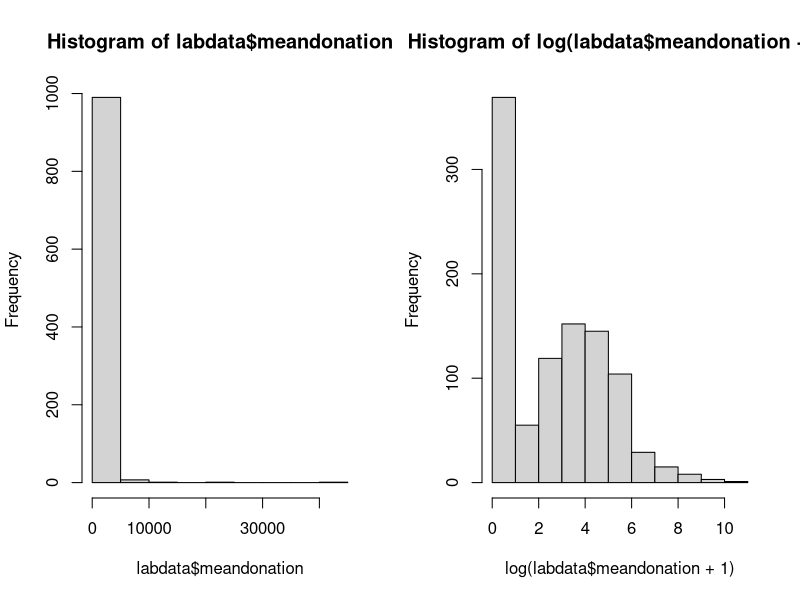

This chart was generated by the following R code: (Note: this script raises an error after producing the figure.)
## ---- chunk 1
#loading packages and data
library(ggplot2)
library(ordinal)
library(nnet)
library(caret)
library(GGally)
labdata <- read.csv('lab2data.csv')
## ---- chunk 2
#split major into STEM and non-STEM
labdata$MajorType <- ifelse(labdata$Major=='Biology'|
                              labdata$Major=='Economics'|
                              labdata$Major=='Psychology'|
                              labdata$Major=='Physics'|
                              labdata$Major=='Chemistry'|
                              labdata$Major=='Mathematics'|
                              labdata$Major=='General Science-Chemistry'|
                              labdata$Major=='Economics-Business'|
                              labdata$Major=='General Science-Chemistry'|
                              labdata$Major=='Sociology-Anthropology'|
                              labdata$Major=='General Science-Psycho'|
                              labdata$Major=='General Science-Math'|
                              labdata$Major=='General Science-Biology'|
                              labdata$Major=='Computer Science'|
                              labdata$Major=='General Science'|
                              labdata$Major=='Mathematics-Physics'|
                              labdata$Major=='Economics-Regional Stds.'|
                              labdata$Major=='Zoology'|
                              labdata$Major=='Engineering'|
                              labdata$Major=='Sociology'|
                              labdata$Major=='Anthropology'|
                              labdata$Major=='General Science-Physics',
                            "STEM", "Non-STEM")

#create variable nextDegreeType to categorize the most common next degrees
labdata$NextDegreeType <- ifelse(labdata$Next.Degree=='JD', 'JD',
                         ifelse(labdata$Next.Degree=='MA', 'MA', 
                         ifelse(labdata$Next.Degree=='PHD', 'PHD',
                        ifelse(labdata$Next.Degree=='NDA', 'NDA',
                               ifelse(labdata$Next.Degree=='MS', 'MS',
                                      ifelse(labdata$Next.Degree=='MD', 'MD',
                                             ifelse(labdata$Next.Degree=='MBA', 'MBA', 
         ifelse(labdata$Next.Degree=='NONE', 'NONE', 'Other'))))))))

#create simpler variable to represent if someone has an advanced degree or not
labdata$NextDegreeBinary <- ifelse(labdata$Next.Degree=='NONE', 0, 1)


#create buckets for all years
labdata$FY16cat <- cut(labdata$FY16Giving, c(0,1,100,250,500,200000), right=F)
labdata$FY15cat <- cut(labdata$FY15Giving, c(0,1,100,250,500,200000), right=F)
labdata$FY14cat <- cut(labdata$FY14Giving, c(0,1,100,250,500,200000), right=F)
labdata$FY13cat <- cut(labdata$FY13Giving, c(0,1,100,250,500,200000), right=F)
labdata$FY12cat <- cut(labdata$FY12Giving, c(0,1,100,250,500,200000), right=F)

#turn class year into years since grad to make interpretaion easier
labdata$YearsSinceGrad <- 2017 - labdata$Class.Year


#loop through data to get each person's mean donation over the past 4 years
#and how many of the past years they've donated
labdata$meandonation <- NA
labdata$nPastYears <- NA
for (i in c(1:1000)){
  labdata[i,]$meandonation<-mean(c(labdata[i,]$FY12Giving, 
                                    labdata[i,]$FY13Giving, 
                                    labdata[i,]$FY14Giving,
                                    labdata[i,]$FY15Giving))
  
  labdata[i,]$nPastYears <- sum(c(labdata[i,]$FY12Giving>0, 
                                  labdata[i,]$FY13Giving>0,
                                  labdata[i,]$FY14Giving>0,
                                  labdata[i,]$FY15Giving>0))
}

#binary variable - have they donated before or not?
labdata$past_binary <- ifelse(labdata$meandonation == 0,0,1)

#did they donate last year?
labdata$donatedLastYear <- ifelse(labdata$FY15Giving==0, 0, 1)

#how many of the past 4 years, consecutively, did they donate?
#note that this will give a 0 for those that donated 2012-2014 but NOT 2015
#since we're asking for consecutive years
labdata$nPastConsecutiveYears <- ifelse(labdata$FY15Giving==0, 0,
                                        ifelse(labdata$FY14Giving==0,1,
                                               ifelse(labdata$FY13Giving==0,2,
                                                      ifelse(labdata$FY12Giving==0,3,4))))

#did they give in 2015 or not?
labdata$gaveLastYear <- ifelse(labdata$FY15Giving==0,0,1)


## ---- chunk 3
labdata$donatedLastYear <- ifelse(labdata$FY15Giving==0, 0, 1)

labdata$nPastConsecutiveYears <- ifelse(labdata$FY15Giving==0, 0,
                                        ifelse(labdata$FY14Giving==0,1,
                                               ifelse(labdata$FY13Giving==0,2,
                                                      ifelse(labdata$FY12Giving==0,3,4))))
labdata$gaveLastYear <- ifelse(labdata$FY15Giving==0,0,1)
## ---- chunk 4
table(labdata$Gender)
## ---- chunk 5
table(labdata$YearsSinceGrad)
## ---- chunk 6
table(labdata$Marital.Status)
## ---- chunk 7
length(unique(labdata$Major))
table(labdata$MajorType)
## ---- chunk 8
table(labdata$Next.Degree)
table(labdata$NextDegreeBinary)
## ---- chunk 9
table(labdata$AttendenceEvent)
## ---- chunk 10
table(labdata$FY12cat)
table(labdata$FY13cat)
table(labdata$FY14cat)
table(labdata$FY15cat)
## ---- chunk 11
table(labdata$FY16cat)
## ---- chunk 12
par(mfrow=c(1,2))
hist(labdata$meandonation)
hist(log(labdata$meandonation+1))
## ---- chunk 13
describe(labdata)
## ---- chunk 14
ggparcoord(labdata, columns = c(2, 3, 4, 7, 9, 10, 11, 15, 17, 22, 23), groupColumn = "FY16cat", scale = "uniminmax", scaleSummary = "center", title = "FY16GivingCat: Parallel Coordinate Plot") + theme(axis.text.x = element_text(angle = 90))
## ---- chunk 15
labdata_counts <- with(labdata,
                       aggregate(MajorType,
                                 list(MajorType=MajorType),
                                 length))
labdata_agg <- with(labdata,
                    aggregate(MajorType, list(MajorType=MajorType,
                                            FY16cat=FY16cat),
                    length))
labdata_agg <- merge(labdata_agg, labdata_counts, by="MajorType")
labdata_agg <- setNames(labdata_agg, c("MajorType", "FY16cat", "Count", "TotalCount"))
labdata_agg$percent <- 100*labdata_agg$Count/labdata_agg$TotalCount
labdata_agg$FY16cat <- factor(labdata_agg$FY16cat,
      levels=c("[500,2e+05)","[250,500)","[100,250)","[1,100)","[0,1)"))

ggp <- ggplot(labdata_agg, aes(x=MajorType,y=percent))

ggp + geom_bar(stat="identity", aes(fill=FY16cat))+
  ylab("% of alumni in each category")+xlab("Years since graduation")+
  scale_fill_discrete(name="Donation Category for 2016")
## ---- chunk 16
labdata_counts <- with(labdata,
                       aggregate(YearsSinceGrad,
                                 list(YearsSinceGrad=YearsSinceGrad),
                                 length))
labdata_agg <- with(labdata,
                    aggregate(YearsSinceGrad, list(YearsSinceGrad=YearsSinceGrad,
                                            FY16cat=FY16cat),
                    length))
labdata_agg <- merge(labdata_agg, labdata_counts, by="YearsSinceGrad")
labdata_agg <- setNames(labdata_agg, c("YearsSinceGrad", "FY16cat", "Count", "TotalCount"))
labdata_agg$percent <- 100*labdata_agg$Count/labdata_agg$TotalCount
labdata_agg$FY16cat <- factor(labdata_agg$FY16cat,
      levels=c("[500,2e+05)","[250,500)","[100,250)","[1,100)","[0,1)"))

ggp <- ggplot(labdata_agg, aes(x=YearsSinceGrad,y=percent))

ggp + geom_bar(stat="identity", aes(fill=FY16cat))+
  ylab("% of alumni in each category")+xlab("Years since graduation")+
  scale_fill_discrete(name="Donation Category for 2016")
## ---- chunk 17
labdata_counts <- with(labdata,
                       aggregate(Gender,
                                 list(Gender=Gender),
                                 length))
labdata_agg <- with(labdata,
                    aggregate(Gender, list(Gender=Gender,
                                            FY16cat=FY16cat),
                    length))
labdata_agg <- merge(labdata_agg, labdata_counts, by="Gender")
labdata_agg <- setNames(labdata_agg, c("Gender", "FY16cat", "Count", "TotalCount"))
labdata_agg$percent <- 100*labdata_agg$Count/labdata_agg$TotalCount
labdata_agg$FY16cat <- factor(labdata_agg$FY16cat,
      levels=c("[500,2e+05)","[250,500)","[100,250)","[1,100)","[0,1)"))

ggp <- ggplot(labdata_agg, aes(x=Gender,y=percent))

ggp + geom_bar(stat="identity", aes(fill=FY16cat))+
  ylab("% of alumni in each category")+xlab("Gender")+
  scale_fill_discrete(name="Donation Category for 2016")
## ---- chunk 18
labdata_counts <- with(labdata,
                       aggregate(AttendenceEvent,
                                 list(AttendenceEvent=AttendenceEvent),
                                 length))
labdata_agg <- with(labdata,
                    aggregate(AttendenceEvent, list(AttendenceEvent=AttendenceEvent,
                                            FY16cat=FY16cat),
                    length))
labdata_agg <- merge(labdata_agg, labdata_counts, by="AttendenceEvent")
labdata_agg <- setNames(labdata_agg, c("AttendenceEvent", "FY16cat", "Count", "TotalCount"))
labdata_agg$percent <- 100*labdata_agg$Count/labdata_agg$TotalCount
labdata_agg$FY16cat <- factor(labdata_agg$FY16cat,
      levels=c("[500,2e+05)","[250,500)","[100,250)","[1,100)","[0,1)"))

ggp <- ggplot(labdata_agg, aes(x=as.factor(AttendenceEvent),y=percent))

ggp + geom_bar(stat="identity", aes(fill=FY16cat))+
  ylab("% of alumni in each category")+xlab("Donation category for 2015")+
  scale_fill_discrete(name="Donation Category for 2016")+
  xlab("Attendance Event")+scale_x_discrete(labels=c("Didn't Attend", "Attended"))
## ---- chunk 19
labdata_counts <- with(labdata,
                       aggregate(FY15cat,
                                 list(FY15cat=FY15cat),
                                 length))
labdata_agg <- with(labdata,
                    aggregate(FY15cat, list(FY15cat=FY15cat,
                                            FY16cat=FY16cat),
                    length))
labdata_agg <- merge(labdata_agg, labdata_counts, by="FY15cat")
labdata_agg <- setNames(labdata_agg, c("FY15cat", "FY16cat", "Count", "TotalCount"))
labdata_agg$percent <- 100*labdata_agg$Count/labdata_agg$TotalCount
labdata_agg$FY16cat <- factor(labdata_agg$FY16cat,
      levels=c("[500,2e+05)","[250,500)","[100,250)","[1,100)","[0,1)"))

ggp <- ggplot(labdata_agg, aes(x=FY15cat,y=percent))

ggp + geom_bar(stat="identity", aes(fill=FY16cat))+
  ylab("% of alumni in each category")+xlab("Donation category for 2015")+
  scale_fill_discrete(name="Donation Category for 2016")
## ---- chunk 20
ggp <- ggplot(labdata, aes(x=log(meandonation+1)/log(10), y=log(FY16Giving+1)/log(10), 
                           group=FY15cat, color=FY15cat))

ggp + geom_point() + geom_smooth(method="lm", se=F)+
  xlab("Mean donation 2012-2015 (dollars)")+ylab("2016 donation (dollars)")+
  scale_x_continuous(breaks=c(0,1,2,3,4), labels=c("0", "10", "100", "1,000", "10,000"))+
    scale_y_continuous(breaks=c(0,1,2,3,4), labels=c("0", "10", "100", "1,000", "10,000"))
## ---- chunk 21
library(car)
set.seed(107)
sample <- sample.int(n = nrow(labdata), size = floor(.75*nrow(labdata)), replace = F)
train <- labdata[sample, ]
test  <- labdata[-sample, ]
## ---- chunk 22
mn.model <- multinom(FY16cat ~ AttendenceEvent + Gender + NextDegreeBinary + as.ordered(YearsSinceGrad) + log(meandonation+1) * gaveLastYear, data=train)

summary(mn.model)
Anova(mn.model)

mn.preds <- predict(mn.model, test, type="class")
confusionMatrix(mn.preds, test$FY16cat)
## ---- chunk 23
ord.model <- clm(FY16cat ~ AttendenceEvent + Gender + NextDegreeBinary + as.ordered(YearsSinceGrad) + log(meandonation+1) * gaveLastYear, data=train)

summary(ord.model)
Anova(ord.model)

ord.preds <- predict(ord.model, test, type="class")
confusionMatrix(ord.preds$fit, test$FY16cat)
